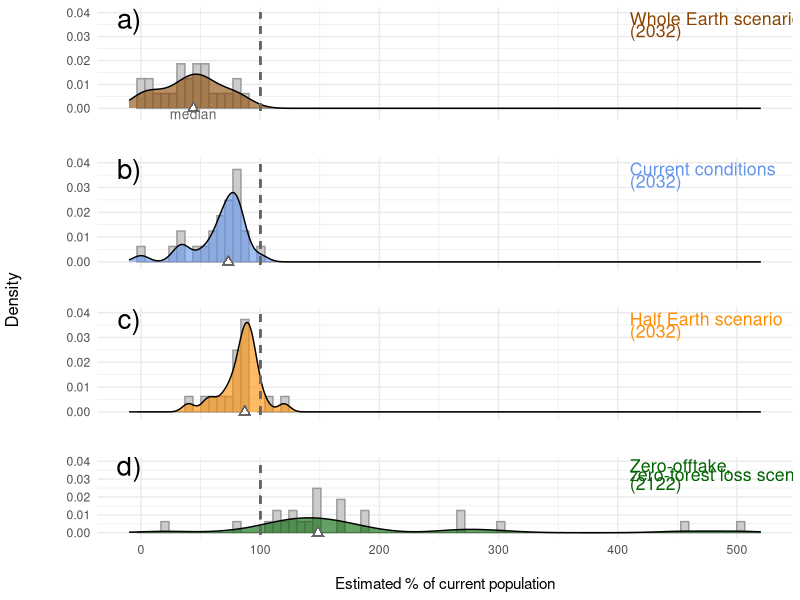
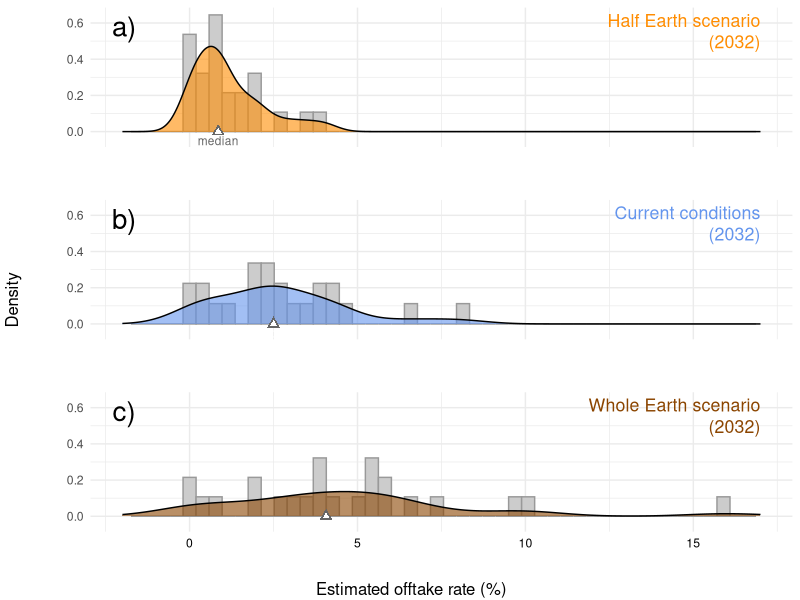
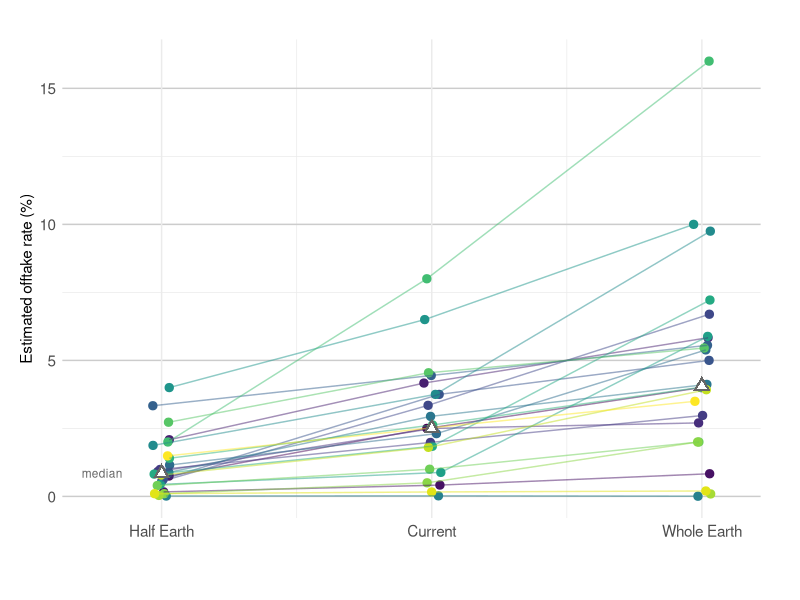

The R source for these figures, in order:
# 
# Analysis and visualization of expert assessments of orangutan population trends under different scenarios. For Meijaard et al. manuscript "Expert guided analysis for restoring the red ape in a whole or half earth context"
# 
# 2022-04-11
# Andy Marshall

# Load packages, versions

# R version 4.1.3 (2022-03-10) 
# 
# tidyverse 1.3.1 ──
# ✓ ggplot2 3.3.5     ✓ purrr   0.3.4
# ✓ tibble  3.1.6     ✓ dplyr   1.0.8
# ✓ tidyr   1.2.0     ✓ stringr 1.4.0
# ✓ readr   2.1.2     ✓ forcats 0.5.1
# ggpubr 0.4.0

library(tidyverse)
library(ggpubr)

# Pull & wrangle data

d <- read_csv("data/data-2022-03-23.csv")
d <- d %>%
     pivot_longer(cols = -Names, names_to = 'Expert') %>%
     pivot_wider(names_from = Names, values_from = value)


# Analysis

##Variation among experts

# Absolute numbers quite variable:
mean(d$pop_current)
range(d$pop_current)
mean(d$offtake_current, na.rm = TRUE)
range(d$offtake_current, na.rm = TRUE)

# Relative effects broadly consistent, e.g.,
range(d$pop_2032_WE - d$pop_2032_current)
range(d$pop_2032_HE - d$pop_2032_current) 
range(d$offtake_WE - d$offtake_current, na.rm = TRUE) 
range(d$offtake_HE - d$offtake_current, na.rm = TRUE)

## Current conditions

d$per_left_nochange <- 100 * d$pop_2032_current/d$pop_current
median(d$per_left_nochange)
quantile(d$per_left_nochange)

d$offtake_rate_current <- 100 * (d$offtake_current / d$pop_current)
median(d$offtake_rate_current, na.rm = TRUE)
quantile(d$offtake_rate_current, na.rm = TRUE)


## Half Earth

d$per_left_HE       <- 100 * d$pop_2032_HE/d$pop_current
median(d$per_left_HE)
range(d$per_left_HE)

# all but one expert predicted decline less than predicted under current conditions:
d$per_left_HE - d$per_left_nochange

d$offtake_rate_HE      <- 100 * (d$offtake_HE / d$pop_current)
median(d$offtake_rate_HE)
range(d$offtake_rate_HE)

## Whole Earth

d$per_left_WE       <- 100 * d$pop_2032_WE/d$pop_current
median(d$per_left_WE)
range(d$per_left_WE)

d$offtake_rate_WE      <- 100 * (d$offtake_WE / d$pop_current)
median(d$offtake_rate_WE)
range(d$offtake_rate_WE)

## Aspriational scenario

d$per_2122          <- 100 * d$pop_2122/d$pop_current
median(d$per_2122)
range(d$per_2122)

# Figures

## Figure 02

col.NC <- "cornflowerblue"
col.HE <- "darkorange"
col.WE <- "darkorange4"
col.DR <- "darkgreen"

d$per_left_HE       <- 100 * d$pop_2032_HE/d$pop_current
d$per_left_nochange <- 100 * d$pop_2032_current/d$pop_current
d$per_left_WE       <- 100 * d$pop_2032_WE/d$pop_current
d$per_2122          <- 100 * d$pop_2122/d$pop_current

p1 <-ggplot(d, aes(x = per_left_WE)) +
     geom_histogram(aes(y = ..density..), bins = 80,
                    col = "gray60", fill = "gray80") +
     geom_density(alpha = 0.6, fill = col.WE) +
     geom_point(aes(x=median(per_left_WE), y=0), 
                pch = 17, colour = "gray40", size = 3) +
     geom_point(aes(x=median(per_left_WE), y=0), 
                pch = 17, colour = "white", size = 1.5) +
     geom_segment(aes(x = 100, y = -0.001,
                      xend = 100, yend = 0.04),
                  color = "gray40", lty = 2, lwd = 0.65) +
     xlab("") +
     ylab("\n") + 
     scale_x_continuous(limits = c(-10, 520),
                        breaks = c(0, 100, 200, 300, 400, 500)) +
     scale_y_continuous(limits =c(-0.0025, 0.04),
                        breaks = c(0, 0.01, 0.02, 0.03, 0.04)) +
     theme_minimal() +
     theme(axis.text.x = element_blank()) +
     annotate(geom = "text", x = 410, y = 0.0375, cex = 4.5,
              hjust = 0, label = "Whole Earth scenario", col = col.WE) +
     annotate(geom = "text", x = 410, y = 0.0325, cex = 4.5,
              hjust = 0,label = "(2032)", col = col.WE) +
     annotate(geom = "text", x = median(d$per_left_WE), y = -0.0025, 
              cex = 3.5, label = "median", col = "gray40") +
     annotate(geom = "text", x = -10, y = 0.0375, 
              cex = 7, label = "a)", col = "black")

p2 <- ggplot(d, aes(x = per_left_nochange)) +
     geom_histogram(aes(y = ..density..), bins = 80,
                    col = "gray60", fill = "gray80") +
     geom_density(alpha = 0.6, fill = col.NC) +
     geom_segment(aes(x = 100, y = -0.001,
                      xend = 100, yend = 0.04),
                  color = "gray40", lty = 2, lwd = 0.65) +    
     geom_point(aes(x = median(per_left_nochange), y = 0), 
                pch = 17, colour="gray40", size = 3) +
     geom_point(aes(x = median(per_left_nochange), y = 0), 
                pch = 17, colour="white", size = 1.5) +
     xlab("") +
     ylab("\n") + 
     scale_x_continuous(limits = c(-10, 520),
                        breaks = c(0, 100, 200, 300, 400, 500)) +
     scale_y_continuous(limits =c(-0.001, 0.04),
                        breaks = c(0, 0.01, 0.02, 0.03, 0.04)) +
     theme_minimal() +
     theme(axis.text.x = element_blank()) +
     annotate(geom = "text", x = 410, y = 0.0375, cex = 4.5,
              hjust = 0, label = "Current conditions", col = col.NC) +
     annotate(geom = "text", x = 410, y = 0.0325, cex = 4.5,
              hjust = 0, label = "(2032)", col = col.NC)+
     annotate(geom = "text", x = -10, y = 0.0375, 
              cex = 7, label = "b)", col = "black")

p3 <- ggplot(d, aes(x = per_left_HE)) +
     geom_histogram(aes(y = ..density..), bins = 80,
                    col = "gray60", fill = "gray80") +
     geom_density(alpha = 0.6, fill = col.HE) +
     geom_segment(aes(x = 100, y = -0.001,
                      xend = 100, yend = 0.04),
                  color = "gray40", lty = 2, lwd = 0.65) +
     geom_point(aes(x = median(per_left_HE), y = 0), 
                pch = 17, colour = "gray40", size = 3) +
     geom_point(aes(x = median(per_left_HE), y = 0), 
                pch = 17, colour="white", size = 1.5) +    
     theme_minimal() +
     theme(axis.text.x = element_blank()) +
     xlab("") +
     ylab("\n") + 
     scale_x_continuous(limits = c(-10, 520),
                        breaks = c(0, 100, 200, 300, 400, 500)) +
     scale_y_continuous(limits =c(-0.001, 0.04),
                        breaks = c(0, 0.01, 0.02, 0.03, 0.04)) +
     annotate(geom = "text", x = 410, y = 0.0375, cex = 4.5,
              hjust = 0, label = "Half Earth scenario", col = col.HE) +
     annotate(geom = "text", x = 410, y = 0.0325, cex = 4.5,
              hjust = 0, label = "(2032)", col = col.HE)+
     annotate(geom = "text", x = -10, y = 0.0375, 
              cex = 7, label = "c)", col = "black")

p4 <- ggplot(d, aes(x = per_2122)) +
     geom_histogram(aes(y = ..density..), bins = 80,
                    col = "gray60", fill = "gray80") +
     geom_density(alpha = 0.6, fill = col.DR) +
     geom_segment(aes(x = 100, y = -0.001,
                      xend = 100, yend = 0.04),
                  color = "gray40", lty = 2, lwd = 0.65) +
     geom_point(aes(x = median(per_2122), y = 0), 
                pch = 17, colour = "gray40", size = 3) +
     geom_point(aes(x=median(per_2122), y=0), 
                pch = 17, colour = "white", size = 1.5) + 
     theme_minimal() +
     xlim(-100, 400)+
     xlab("\nEstimated % of current population") + 
     ylab("\n") + 
     scale_x_continuous(limits = c(-10, 520),
                        breaks = c(0, 100, 200, 300, 400, 500)) +
     scale_y_continuous(limits =c(-0.001, 0.04),
                        breaks = c(0, 0.01, 0.02, 0.03, 0.04)) +
     annotate(geom = "text", x = 410, y = 0.0375, cex = 4.5,
              hjust = 0, label = "Zero-offtake,", col = col.DR) +
     annotate(geom = "text", x = 410, y = 0.0325, cex = 4.5,
              hjust = 0, label = "zero-forest loss scenario", 
              col = col.DR)  +
     annotate(geom = "text", x = 410, y = 0.0275, cex = 4.5,
              hjust = 0, label = "(2122)", col = col.DR)+
     annotate(geom = "text", x = -10, y = 0.0375, 
              cex = 7, label = "d)", col = "black")

pdf("output/fig.02.pdf", height = 12, width = 10)

library(ggpubr)
figure <- ggarrange(p1, p2, p3, p4, 
                    ncol = 1, nrow = 4)
annotate_figure(figure,left = text_grob("Density",
                                        rot = 90))
dev.off()

## Figure 03

col.NC <- "cornflowerblue"
col.HE <- "darkorange"
col.WE <- "darkorange4"
col.DR <- "darkgreen"

d$offtake_rate_current <- 100 * (d$offtake_current / d$pop_current)
d$offtake_rate_HE      <- 100 * (d$offtake_HE / d$pop_current)
d$offtake_rate_WE      <- 100 * (d$offtake_WE / d$pop_current)

scenarios <- cbind(d$offtake_rate_HE, 
                   d$offtake_rate_current, 
                   d$offtake_rate_WE)

my.cols         <- c(col.HE, col.NC, col.WE)
my.axis.cols    <- c("white","white", "black")
my.median.cols  <- c("gray40","white", "white")

my.xlims <- c(-2, max(scenarios, na.rm = TRUE)+1)
my.ylims <- c(-0.05, 0.65)

my.labels <- c("Half Earth scenario",
               "Current conditions",
               "Whole Earth scenario")
my.years1 <- c("(2032)", "(2032)", "(2032)")
my.panels <- c("a)", "b)", "c)")

my.plots <- list()

for (i in 1:3) {
     p <- eval(substitute(  
          ggplot(d, aes(x = scenarios[, i])) +
               geom_histogram(aes(y = ..density..), 
                              col = "gray60", 
                              fill = "gray80", 
                              bins = 50) +
               geom_density(alpha = 0.6, 
                            fill = my.cols[i]) +
               geom_point(aes(x = median(scenarios[, i], na.rm = TRUE), y = 0),
                          pch = 17, colour="gray40", size = 3) +
               geom_point(aes(x = median(scenarios[, i], na.rm = TRUE), y = 0),
                          pch = 17, colour="white", size = 1.5) +  
               annotate(geom = "text", 
                        x = median(scenarios[, i], na.rm = TRUE),
                        y = -0.05, position = 1,
                        cex = 3, label = "median", col = my.median.cols[i]) +
               xlab("") + 
               ylab("\n") + 
               xlim(my.xlims[1], my.xlims[2]) +
               ylim(my.ylims[1], my.ylims[2]) +
               theme_minimal() +
               theme(axis.text.x = element_text(colour = my.axis.cols[i]),
                     axis.title.x = element_text(colour = my.axis.cols[i])) +    
               annotate(geom = "text", 
                        x = my.xlims[2],  y = 0.65,
                        cex = 4.5,
                        hjust = 1, vjust = 1,
                        label = my.labels[i], col = my.cols[i]) + 
               annotate(geom = "text", 
                        x = my.xlims[2], y = 0.64,
                        cex = 4.5,
                        hjust = 1, vjust = 2.5,
                        label = my.years1[i], col = my.cols[i]) +
               annotate(geom = "text", x = -1.95, y = 0.58, 
                        cex = 7, label = my.panels[i], col = "black")
          
          , list(i = i)))
     my.plots[[i]] <- p 
}  

pdf("output/fig.03.pdf", height = 10, width = 10)

figure <- ggarrange(my.plots[[1]], my.plots[[2]], my.plots[[3]],
                    ncol = 1, nrow = 3)
annotate_figure(figure, left = text_grob("Density",
                                         rot = 90),
                bottom = text_grob("Estimated offtake rate (%)"))
dev.off()

## Figure S02

d$offtake_rate_current <- 100 * (d$offtake_current / d$pop_current)
d$offtake_rate_HE      <- 100 * (d$offtake_HE / d$pop_current)
d$offtake_rate_WE      <- 100 * (d$offtake_WE / d$pop_current)

d2 <- as.data.frame(cbind(d$Expert, d$offtake_rate_HE, 
                          d$offtake_rate_current, d$offtake_rate_WE))

colnames(d2) <- c("Expert", "offtake_rate_HE", 
                  "offtake_rate_current", "offtake_rate_WE")

scenario <- c("offtake_rate_HE", "offtake_rate_current", "offtake_rate_WE")
num <- 1:3

crib <- as.data.frame(cbind(scenario, num))

d3 <- d2 %>% 
     gather(2:4, key = "scenario", value = "estimate") %>% 
     left_join(crib)

d3$jit_num <- jitter(as.numeric(d3$num), amount = 0.035)
d3$estimate <- as.numeric(d3$estimate)

pdf("output/fig.s02.pdf", height = 6, width = 5)

ggplot(d3, aes(x = jit_num, y = estimate)) +
     geom_point(aes(color = factor(Expert)), size = 2.5) +
     geom_line(aes(group = factor(Expert),
                   color = factor(Expert)),
               alpha = 0.5) +
     scale_color_viridis_d() + 
     xlab("") + 
     ylab("Estimated offtake rate (%)") + 
     theme_minimal() +
     theme(plot.margin = margin(1, 1, 1, 0.5, "cm")) +
     theme(legend.position = "none") +  
     theme(panel.grid.major.y = element_line(size = 0.5,
                                             color = "gray80")) +
     scale_x_continuous(breaks = c(1,2,3),
                        limits = c (0.75, 3.1),
                        labels = c("Half Earth", 
                                   "Current", 
                                   "Whole Earth")) +
     theme(axis.text = element_text(size = 11)) +
     geom_point(aes(x = 1, y = median(d3$estimate[d3$num == "1"], na.rm = TRUE)),
                pch = 17, colour= "gray40", size = 4) +
     geom_point(aes(x = 1, y = median(d3$estimate[d3$num == "1"], na.rm = TRUE)),
                pch = 17, colour="white", size = 2) +
     geom_point(aes(x = 2, y = median(d3$estimate[d3$num == "2"], na.rm = TRUE)),
                pch = 17, colour= "gray40", size = 4) +
     geom_point(aes(x = 2, y = median(d3$estimate[d3$num == "2"], na.rm = TRUE)),
                pch = 17, colour="white", size = 2) +
     geom_point(aes(x = 3, y = median(d3$estimate[d3$num == "3"], na.rm = TRUE)),
                pch = 17, colour= "gray40", size = 4) +
     geom_point(aes(x = 3, y = median(d3$estimate[d3$num == "3"], na.rm = TRUE)),
                pch = 17, colour="white", size = 2) +
     annotate(geom = "text", x = 0.78,
              y = median(d3$estimate[d3$num == "1"], na.rm = TRUE), 
              position = 2, cex = 3, label = "median", col = "gray40")
dev.off()

